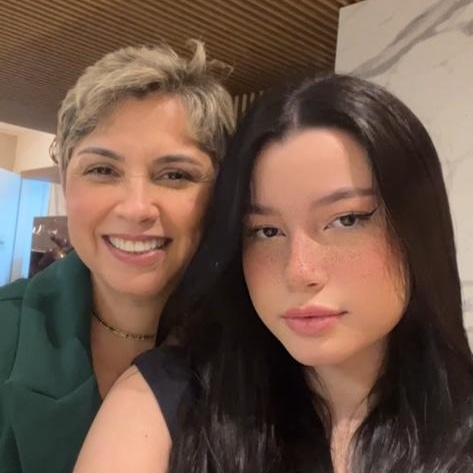
#> input picture assets/media/fotos_capa/IMG-20221015-WA0033.jpg, 473 x 473 px; its folder holds only this picture in this run
$ python outpaint_fotos.py
#> lines starting #> are read from the running program, lines starting #| are printed output that depends on the picture
#!/usr/bin/env python3
"""
Outpainting das fotos de capa: estende retratos para 16:9 (1920×1080)
usando técnica de espelhamento + blur suavizado nas bordas.
Resultado: imagens paisagem prontas pra tela cheia.
"""
from PIL import Image, ImageFilter, ImageDraw
import json
from pathlib import Path

SRC  = Path(__file__).parent / "assets/media/fotos_capa"
DEST = Path(__file__).parent / "assets/media/fotos_wide"
DEST.mkdir(exist_ok=True)

TARGET_W = 1920
TARGET_H = 1080


def extend_photo(src_path: Path) -> Path:
    img = Image.open(src_path).convert("RGB")
#> img is the input picture: PIL image 473x473 RGB; mean R, G, B 113.4, 88.7, 75.1
    ow, oh = img.size
#> ow = 473; oh = 473

    # --- 1. Redimensiona foto para caber em 1080px de altura
    scale = TARGET_H / oh
#> scale = 2.28
    nw = round(ow * scale)
#> nw = 1080
    nh = TARGET_H
    photo = img.resize((nw, nh), Image.LANCZOS)

    # Se a foto já é mais larga que o alvo, só centraliza com crop
    if nw >= TARGET_W:
        left = (nw - TARGET_W) // 2
        canvas = photo.crop((left, 0, left + TARGET_W, TARGET_H))
        out = DEST / src_path.name
        canvas.save(out, quality=92)
        return out

    # --- 2. Calcula espaço a preencher em cada lado
    pad_left  = (TARGET_W - nw) // 2
#> pad_left = 420
    pad_right = TARGET_W - nw - pad_left
#> pad_right = 420

    # --- 3. Canvas base: foto espelhada + muito borrada (fundo bokeh)
    # Escala a foto original para cobrir o canvas inteiro
    scale_cover = max(TARGET_W / ow, TARGET_H / oh)
#> scale_cover = 4.06
    bg_w = round(ow * scale_cover)
#> bg_w = 1920
    bg_h = round(oh * scale_cover)
#> bg_h = 1920
    bg = img.resize((bg_w, bg_h), Image.LANCZOS)
    # Crop centralizado
    bx = (bg_w - TARGET_W) // 2
#> bx = 0
    by = (bg_h - TARGET_H) // 2
#> by = 420
    bg = bg.crop((bx, by, bx + TARGET_W, by + TARGET_H))
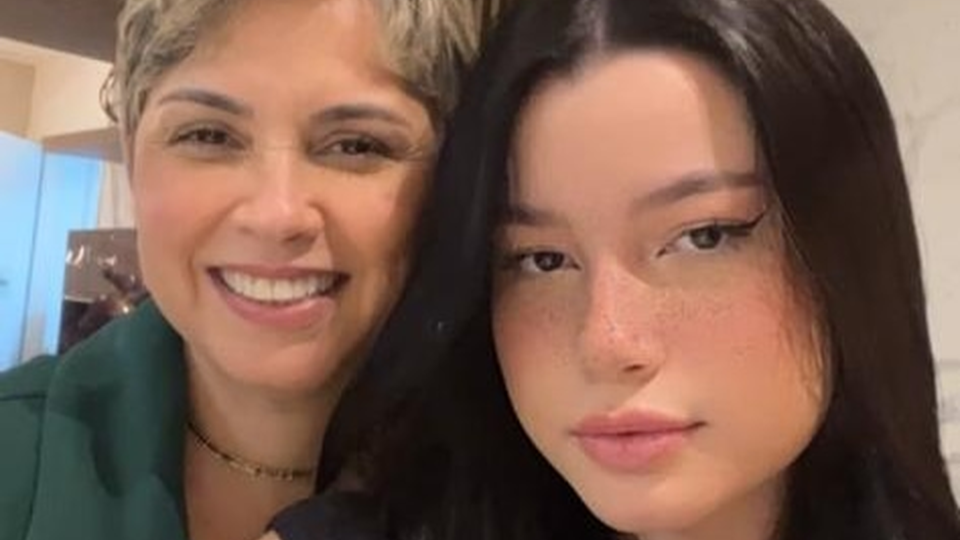
#> bg: PIL image 1920x1080 RGB (shown at 1/2 size); mean R, G, B 124.1, 95.2, 81.7
    # Blur pesado — vira bokeh/desenfoque artístico
    for _ in range(5):
        bg = bg.filter(ImageFilter.GaussianBlur(radius=28))
#> this loop made 5 passes
#> pass 1, in extend_photo, `bg = bg.filter(ImageFilter.GaussianBlur(radius=28))`:
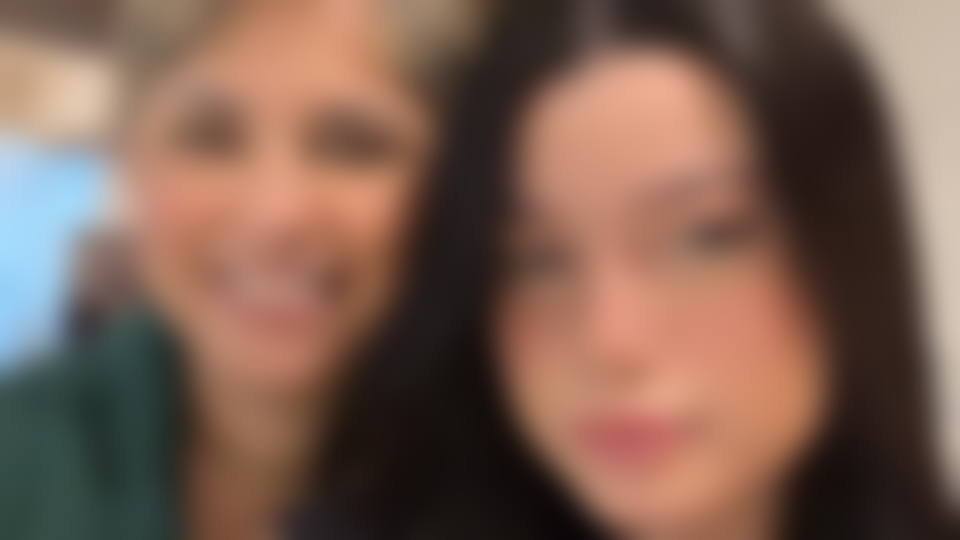
#> bg: PIL image 1920x1080 RGB (shown at 1/2 size); mean R, G, B 124.1, 95.3, 81.7
    # Escurece levemente para a foto principal destacar
    bg = bg.point(lambda p: int(p * 0.68))
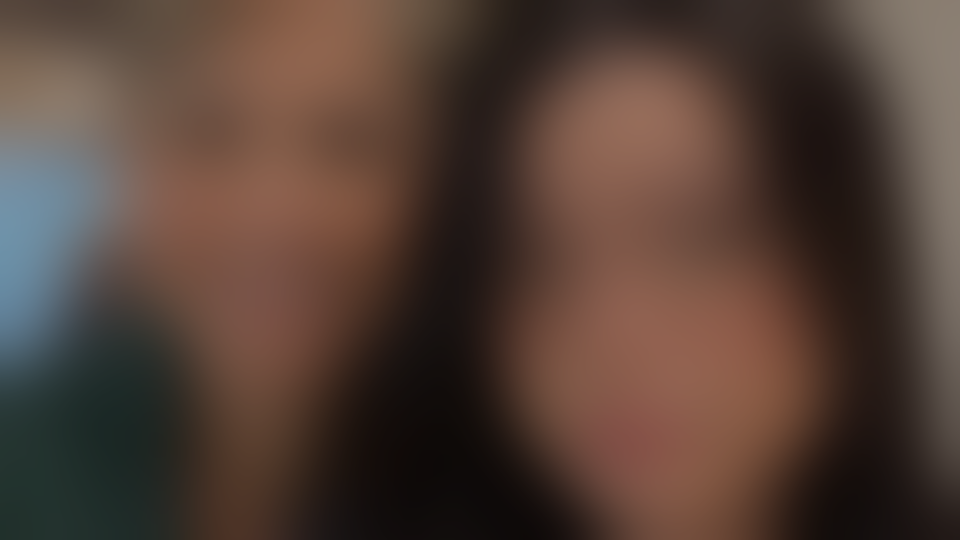
#> bg: PIL image 1920x1080 RGB (shown at 1/2 size); mean R, G, B 84, 64.3, 55.2

    # --- 4. Cola a foto redimensionada centralizada
    x_offset = pad_left
#> x_offset = 420
    bg.paste(photo, (x_offset, 0))
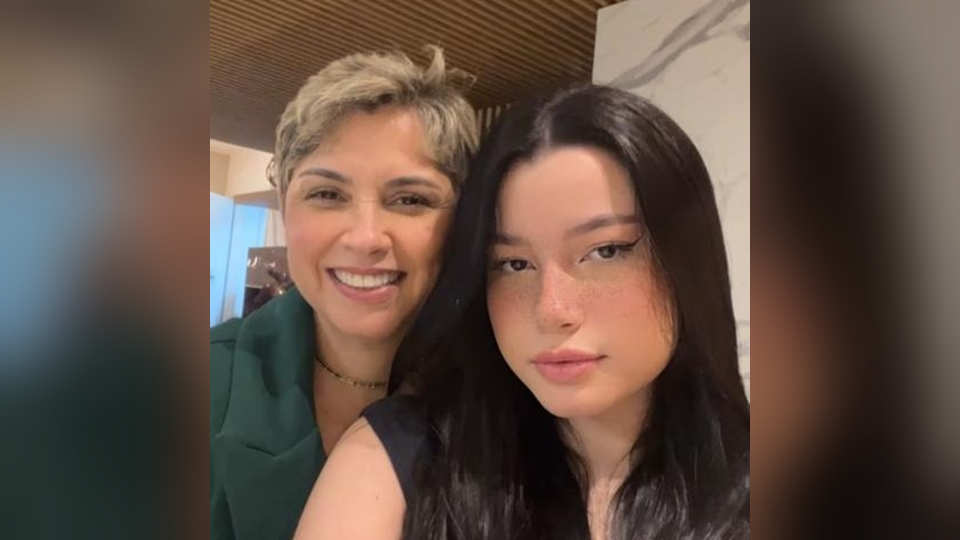
#> bg: PIL image 1920x1080 RGB (shown at 1/2 size); mean R, G, B 97.2, 79.2, 68.9

    # --- 5. Blend suave nas junções (gradiente de opacidade)
    # Cria máscara de blend para cada lado
    blend_w = min(120, pad_left, pad_right)
#> blend_w = 120

    if blend_w > 0:
        # Lado esquerdo: gradiente transparente→opaco (bg→photo)
        for side in ("left", "right"):
            mask = Image.new("L", (blend_w, TARGET_H), 0)
            draw = ImageDraw.Draw(mask)
            for x in range(blend_w):
                if side == "left":
                    # em x=0 (borda do bg) → alpha=255 (bg visível)
                    # em x=blend_w-1 (borda da foto) → alpha=0 (foto transparente)
                    alpha = int(255 * (1 - x / blend_w))
                    px = x_offset + x
                else:
                    alpha = int(255 * (x / blend_w))
                    px = x_offset + nw - blend_w + x

                draw.line([(x, 0), (x, TARGET_H)], fill=alpha)

            # Região de bg na área de blend (já embutida no bg)
            # Região de foto na área de blend (precisa extrair)
            if side == "left":
                photo_strip = photo.crop((0, 0, blend_w, TARGET_H))
                bg_strip    = bg.crop((x_offset, 0, x_offset + blend_w, TARGET_H))
                merged = Image.composite(bg_strip, photo_strip, mask)
                bg.paste(merged, (x_offset, 0))
            else:
                rx = x_offset + nw - blend_w
                photo_strip = photo.crop((nw - blend_w, 0, nw, TARGET_H))
                bg_strip    = bg.crop((rx, 0, rx + blend_w, TARGET_H))
                # mask invertido para lado direito
                mask_inv = Image.new("L", (blend_w, TARGET_H), 0)
                draw2 = ImageDraw.Draw(mask_inv)
                for x in range(blend_w):
                    alpha = int(255 * (x / blend_w))
                    draw2.line([(x, 0), (x, TARGET_H)], fill=alpha)
                merged = Image.composite(bg_strip, photo_strip, mask_inv)
                bg.paste(merged, (rx, 0))
#> this loop made 2 passes
#> pass 1, in extend_photo, `photo_strip = photo.crop((0, 0, blend_w, TARGET_H))`:
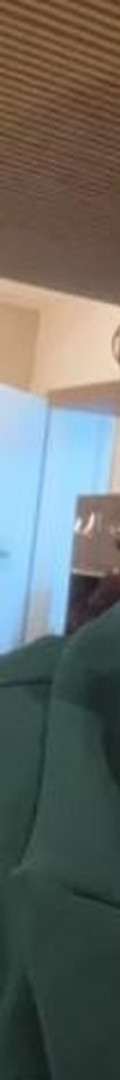
#> photo_strip: PIL image 120x1080 RGB; mean R, G, B 101.7, 106.4, 101.6
#> pass 2, in extend_photo, `photo_strip = photo.crop((nw - blend_w, 0, nw, TARGET_H))`:
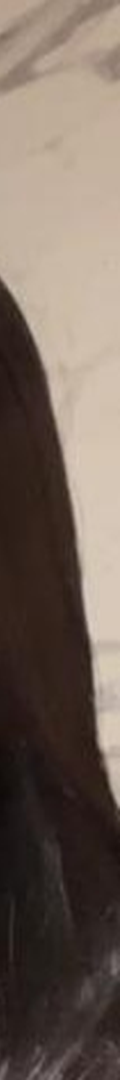
#> photo_strip: PIL image 120x1080 RGB; mean R, G, B 114.4, 99.8, 89.9
#> after the loop:
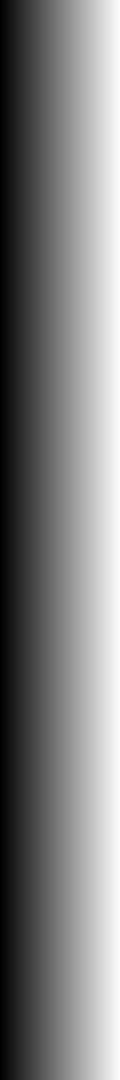
#> mask: PIL image 120x1080 L; min 0, max 252, mean 126

    # --- 6. Salva resultado
    out = DEST / src_path.name
    bg.save(out, quality=92)
    return out


# Processa todas as fotos
fotos = sorted(f for f in SRC.iterdir() if f.suffix.lower() in {".jpg", ".jpeg", ".png", ".webp"})
resultado = []

for foto in fotos:
    print(f"Processando {foto.name}...")
    out = extend_photo(foto)
    # Lê dimensões finais
    with Image.open(out) as fin:
        w, h = fin.size
#> w = 1920; h = 1080
    resultado.append({"file": foto.name, "orient": "landscape", "w": w, "h": h, "face_y": 30})
    print(f"  → {out.name} ({w}×{h})")
#|   → IMG-20221015-WA0033.jpg (1920×1080)

# Atualiza fotos_capa.json para apontar para fotos_wide
json_path = Path(__file__).parent / "assets/fotos_capa.json"
with open(json_path, "w") as f:
    json.dump(resultado, f, ensure_ascii=False, indent=2)

print(f"\n{len(resultado)} foto(s) processada(s).")
#| 1 foto(s) processada(s).
print("assets/fotos_capa.json atualizado para usar fotos_wide/")
print("\nAtualize o index.html: troque BASE para 'assets/media/fotos_wide/'")

$ run again, on assets/media/fotos_capa/WhatsApp Image 2026-06-25 at 15.36.49.jpeg
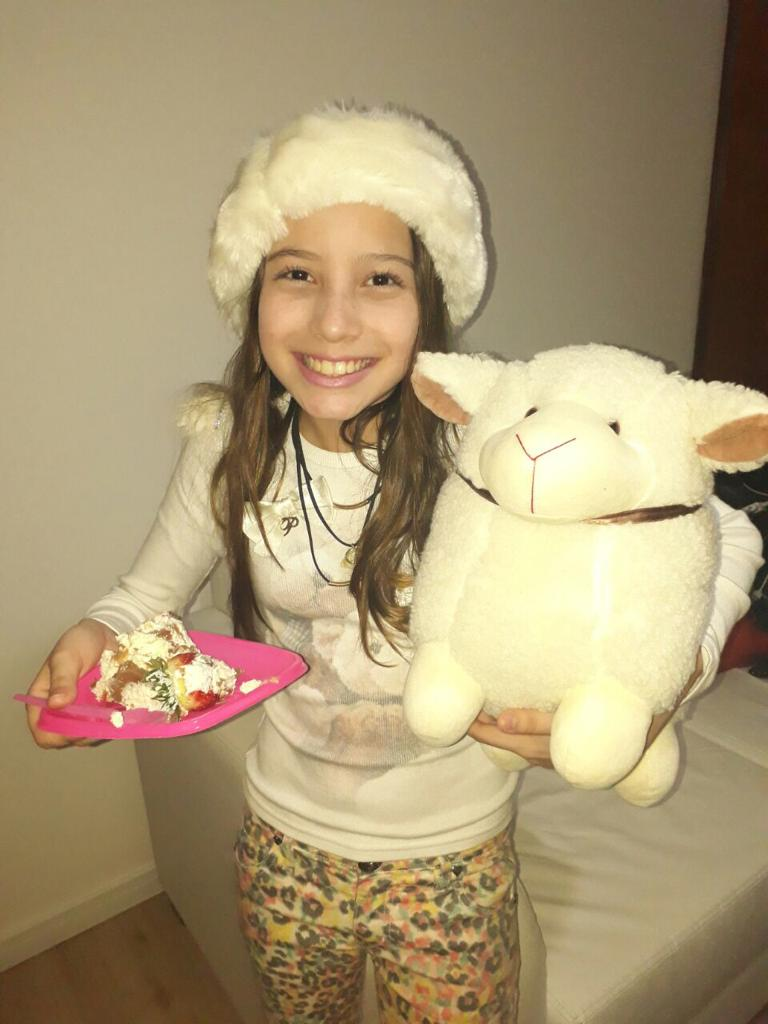
#> input picture assets/media/fotos_capa/WhatsApp Image 2026-06-25 at 15.36.49.jpeg, 768 x 1024 px
#> in extend_photo, img is the input picture: PIL image 768x1024 RGB; mean R, G, B 171, 152.5, 116.5
#> in extend_photo, `bg.paste(photo, (x_offset, 0))`:
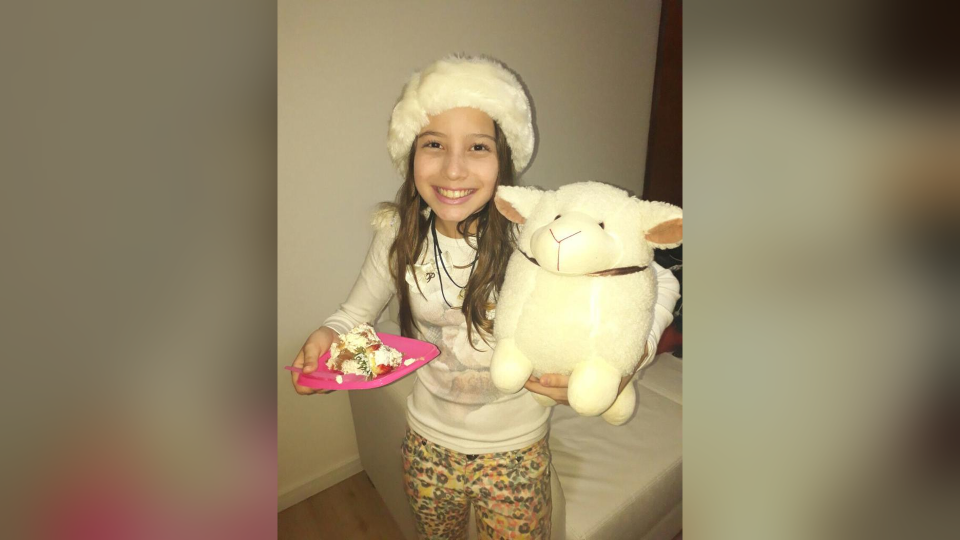
#> bg: PIL image 1920x1080 RGB (shown at 1/2 size); mean R, G, B 147.9, 133.7, 104.2
#> the loop in extend_photo, `for side in ("left", "right"):` made 2 passes
#> pass 2, in extend_photo, `photo_strip = photo.crop((nw - blend_w, 0, nw, TARGET_H))`:
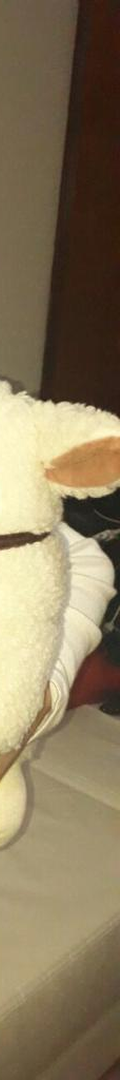
#> photo_strip: PIL image 120x1080 RGB; mean R, G, B 135.9, 120.3, 91.5
#|   → WhatsApp Image 2026-06-25 at 15.36.49.jpeg (1920×1080)
#| 1 foto(s) processada(s).

$ run again, on assets/media/fotos_capa/IMG-20221225-WA0003.jpg
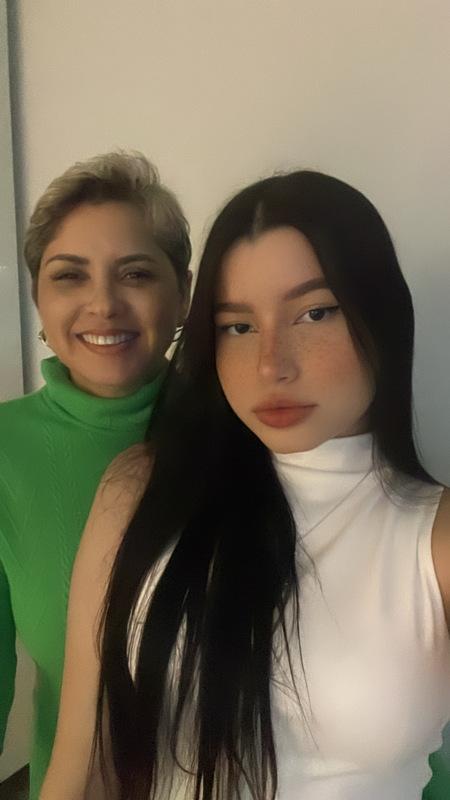
#> input picture assets/media/fotos_capa/IMG-20221225-WA0003.jpg, 900 x 1600 px (shown at 1/2 size)
#> in extend_photo, img is the input picture: PIL image 900x1600 RGB; mean R, G, B 119.9, 111.3, 90.5
#> after the loop in extend_photo, `for _ in range(5):`:
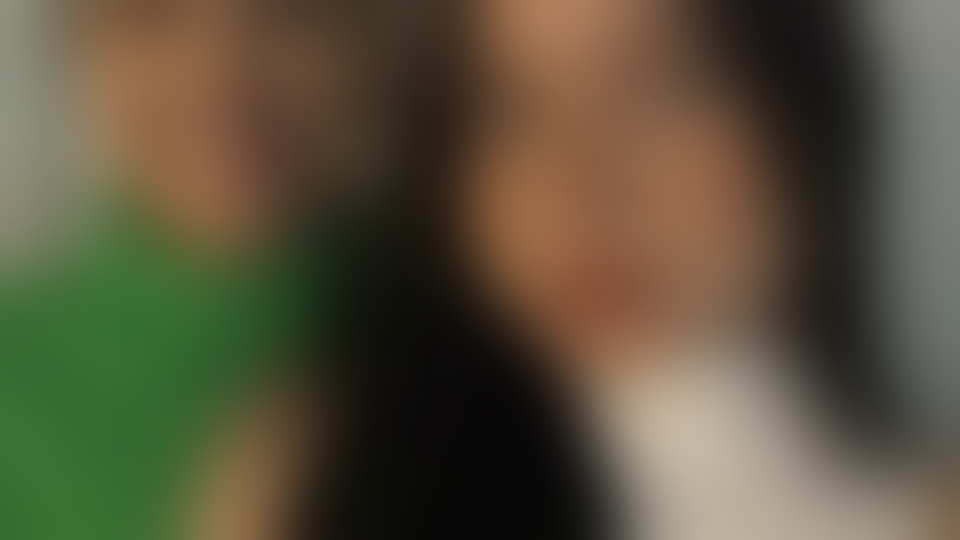
#> bg: PIL image 1920x1080 RGB (shown at 1/2 size); mean R, G, B 89, 81.8, 60.3
#> the loop in extend_photo, `for side in ("left", "right"):` made 2 passes
#> pass 2, in extend_photo, `photo_strip = photo.crop((nw - blend_w, 0, nw, TARGET_H))`:
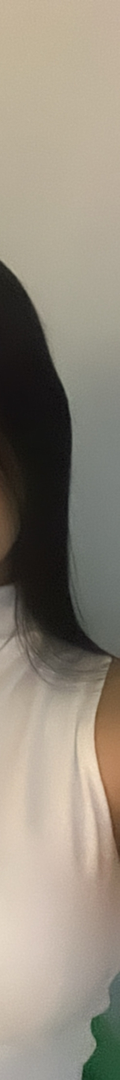
#> photo_strip: PIL image 120x1080 RGB; mean R, G, B 146.1, 137.9, 124.3
#|   → IMG-20221225-WA0003.jpg (1920×1080)
#| 1 foto(s) processada(s).

$ run again, on assets/media/fotos_capa/IMG-20240512-WA0130.jpg
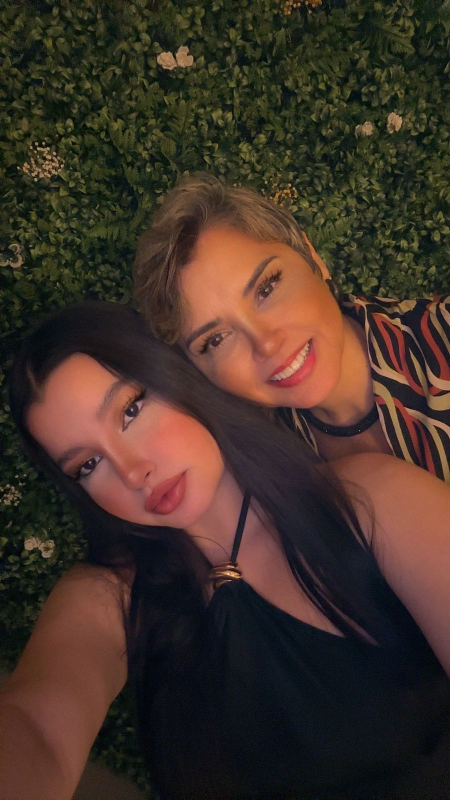
#> input picture assets/media/fotos_capa/IMG-20240512-WA0130.jpg, 900 x 1600 px (shown at 1/2 size)
#> in extend_photo, img is the input picture: PIL image 900x1600 RGB; mean R, G, B 65.5, 49.4, 39.6
#> the loop in extend_photo, `for side in ("left", "right"):` made 2 passes
#> pass 2, in extend_photo, `photo_strip = photo.crop((nw - blend_w, 0, nw, TARGET_H))`:
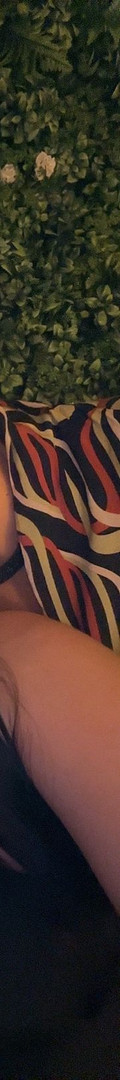
#> photo_strip: PIL image 120x1080 RGB; mean R, G, B 63.7, 49.9, 40.5
#|   → IMG-20240512-WA0130.jpg (1920×1080)
#| 1 foto(s) processada(s).
